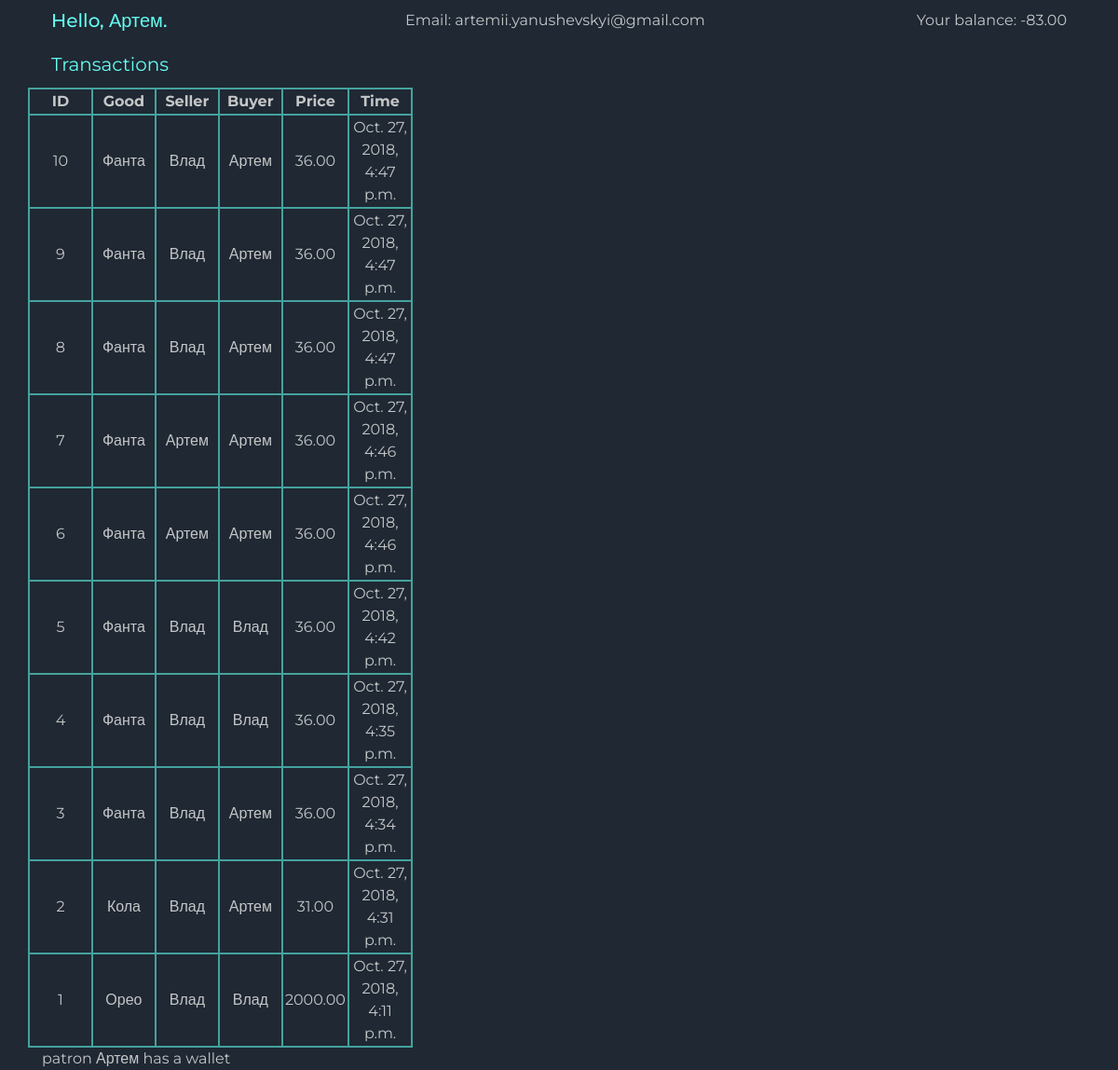
The app's page /retail/patron/Артем/ with its own data.
### retail/models.py (models this page shows)
class Patron(models.Model):
    nickname = models.CharField(max_length=40)
    email = models.CharField(max_length=20, null=True)

class Wallet(models.Model):
    balance = models.DecimalField(decimal_places=2, max_digits=10, default=0)
    patron = models.OneToOneField(
        Patron, related_name='wallet', on_delete=models.PROTECT
    )
    class Meta:
        verbose_name = 'Wallet'
        verbose_name_plural = ' Wallets'

class Purchase(models.Model):
    name = models.CharField(max_length=255)
    price = models.DecimalField(default=0, max_digits=10, decimal_places=2)
    seller = models.ForeignKey(Patron, on_delete=models.CASCADE, related_name='seller')
    buyer = models.ForeignKey(Patron, on_delete=models.CASCADE, related_name='buyer')
    created = models.DateTimeField(auto_now_add=True)
    class Meta:
        verbose_name = 'Purchase'
        verbose_name_plural = 'Purchases'

### retail/views/__init__.py (called while the page is built)
def dashboard(request, nickname):
    request.session['nickname'] = nickname
    message = ''
    patron = Patron.objects.get(nickname=nickname)
    if Wallet.objects.filter(patron=patron).exists():
        message += 'patron {} has a wallet'.format(patron.nickname)
    else:
        message += 'patron {} doesn\'t have a wallet, create new'.format(patron.nickname)
        wallet = Wallet.objects.create(patron=patron, balance=25)
    purchases = Purchase.objects.order_by('-pk')
    response = render(request, 'retail/dashboard.html', {
            'patron': patron,
            'wallet': patron.wallet,
            'message': message,
            'purchases': purchases
            })
    return response

### retail/templates/retail/dashboard.html (shortened to what this page needs)
{% load static %}
<!doctype html>
<html lang="en">
  <head>
    <link rel="stylesheet" href="https://stackpath.bootstrapcdn.com/bootstrap/4.1.3/css/bootstrap.min.css">
    <link rel="stylesheet" href="{% static 'css/style.css' %}">
  </head>
  <body>
  <div class='container'>
    <div class="row align-items-start justify-content-between">
      <div class="col-4"><h1>Hello, {{ patron.nickname }}.</h1></div>
      <div class="col-4"><p>Email: {{ patron.email }}</p></div>
      <div class="col-4 text-right"><p>Your balance: {{ wallet.balance }}</p></div>
    </div>
    <div class="row align-items-center">
      Transactions
    </div>
    <div class="row align-items-end">
      <div id="purchases">
        <table>
          <tr><th>ID</th><th>Good</th><th>Seller</th><th>Buyer</th><th>Price</th><th>Time</th></tr>
          {% for purchase in purchases %}
          <tr><td>{{ purchase.pk }}</td><td>{{ purchase.name }}</td><td>{{ purchase.seller.nickname }}</td><td>{{ purchase.buyer.nickname }}</td><td>{{ purchase.price }}</td><td>{{ purchase.created }}</td></tr>
          {% endfor %}
        </table>
      </div>
    </div>
    {{ message }}
  </div>
  </body>
</html>

### retail/static/css/style.css (style rules this page uses)
body { font-family: "Montserrat", "Helvetica", "Lucida Sans", "Lucida Sans Unicode", "Luxi Sans", Tahoma, sans-serif; font-size: 16px; color: #c5c6c7; background-color: #1f2833; }
h1, h2, h3, h4, h5, h6, .align-items-center { font-size: 20px; color: #66fcf1; margin: 10px; }
p { margin: 10px; }
table, td, th { text-align: center; border: 2px solid #45a29e; }
table { width: 96%; }
td, th { width: 16%; }

### records on screen
Patron: nickname "Артем", email "artemii.yanushevskyi@gmail.com"
Wallet: balance "-83.00"
Purchase: pk "10", name "Фанта", seller.nickname "Влад", buyer.nickname "Артем", price "36.00", created "Oct. 27, 2018, 4:47 p.m."
Purchase: pk "9", name "Фанта", seller.nickname "Влад", buyer.nickname "Артем", price "36.00", created "Oct. 27, 2018, 4:47 p.m."
Purchase: pk "8", name "Фанта", seller.nickname "Влад", buyer.nickname "Артем", price "36.00", created "Oct. 27, 2018, 4:47 p.m."
Purchase: pk "7", name "Фанта", seller.nickname "Артем", buyer.nickname "Артем", price "36.00", created "Oct. 27, 2018, 4:46 p.m."
Purchase: pk "6", name "Фанта", seller.nickname "Артем", buyer.nickname "Артем", price "36.00", created "Oct. 27, 2018, 4:46 p.m."
Purchase: pk "5", name "Фанта", seller.nickname "Влад", buyer.nickname "Влад", price "36.00", created "Oct. 27, 2018, 4:42 p.m."
Purchase: pk "4", name "Фанта", seller.nickname "Влад", buyer.nickname "Влад", price "36.00", created "Oct. 27, 2018, 4:35 p.m."
Purchase: pk "3", name "Фанта", seller.nickname "Влад", buyer.nickname "Артем", price "36.00", created "Oct. 27, 2018, 4:34 p.m."
Purchase: pk "2", name "Кола", seller.nickname "Влад", buyer.nickname "Артем", price "31.00", created "Oct. 27, 2018, 4:31 p.m."
Purchase: pk "1", name "Орео", seller.nickname "Влад", buyer.nickname "Влад", price "2000.00", created "Oct. 27, 2018, 4:11 p.m."

### other values on screen
{{ message }} "patron Артем has a wallet"
